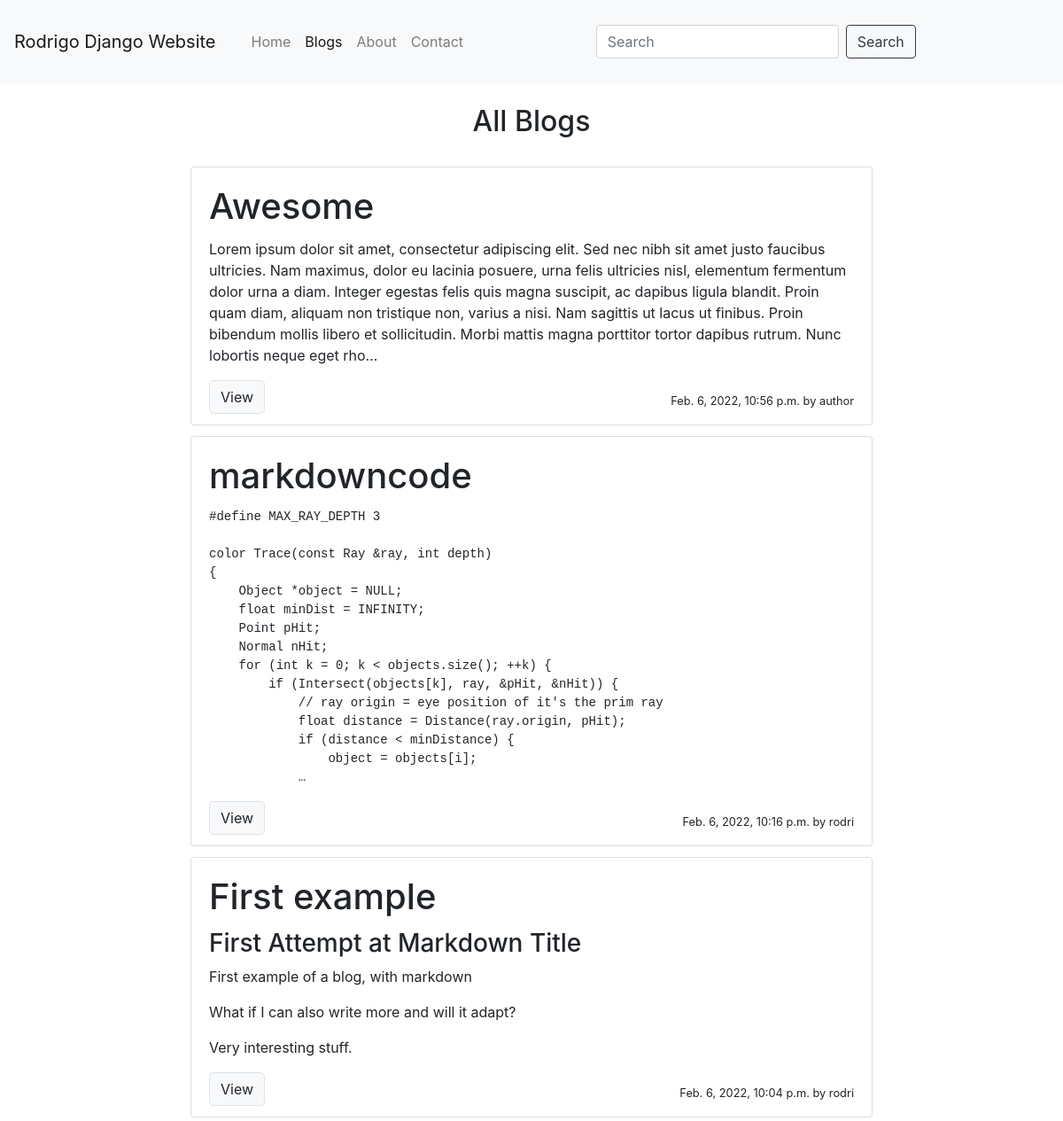
Screenshot of /blog/ with the database file from the repository.
### blog/models.py (models this page shows, shortened)
class BlogPost(models.Model):
    user = models.ForeignKey(User, null=True, default = 1 , on_delete=models.SET_NULL)
    title = models.CharField(max_length=120)
    slug = models.SlugField(unique=True)
    content = MarkdownxField(blank=True, null=True)
    publish_date = models.DateTimeField(null=True, blank=True)
    timestamp = models.DateTimeField(auto_now_add=True)
    updated = models.DateTimeField(auto_now=True)
    objects=BlogPostManager()
    class Meta:
        ordering=['-publish_date', 'updated', 'timestamp']
    def get_publish_date(self):
        if self.publish_date == None :
            return "Draft Post"
        else:
            return self.publish_date
    def is_published(self):
        return self.publish_date != None
    def get_absolute_url(self):
        return f'/blog/{self.slug}'
    @property
    def formatted_markdown(self):
        return markdownify(self.content)

### blog/views.py (the view)
# urls.py: path('', blogpost_list_view),
def blogpost_list_view(request):
    qs = BlogPost.objects.all().published() # custom queryset and manager for published blogs
    if request.user.is_authenticated:
        my_qs = BlogPost.objects.filter(user=request.user)
        qs = (qs | my_qs).distinct()
    title = "All Blogs"
    context = {'object_list': qs, "action":"blogs", "title":title}
    return render(request, template_list, context)

### blog/models.py (called while the page is built)
    def published(self):
        now = timezone.now()
        return self.filter(publish_date__lte=now)

    def get_queryset(self):
        return BlogPostQuerySet(self.model, using=self.db)

### markdownx/utils.py (called while the page is built)
def markdownify(content):
    md = markdown(
        text=content,
        extensions=MARKDOWNX_MARKDOWN_EXTENSIONS,
        extension_configs=MARKDOWNX_MARKDOWN_EXTENSION_CONFIGS
    )
    return md

### blog/templates/blog/list.html (shortened to what this page needs)
{% extends "base.html" %}
{% block title%}
    <div class="d-flex justify-content-center">
        <h2 class="m-4">{{title}}</h2>
    </div>
{%endblock%}
{% block content %}
   <div class="row">
      {% for obj in object_list %}
         {% include 'blog/blog_card.html' with blog=obj truncate=True detail=False%}
      {% endfor %}
   </div>
 {% endblock %}

### blog/templates/blog/blog_card.html (shortened to what this page needs)
<div class="col-12 col-md-8 mb-1 mt-2 mx-auto">
  <div class="card {% if not blog.is_published and not detail %} bg-dark text-light {% endif %}">
    <div class="card-body pb-2">
      <h1 class="card-title">{{blog.title}}</h3>
        <div>
          {% if truncate%}
            {{blog.formatted_markdown| truncatechars_html:500 | safe}}
          {% else%}
            {{blog.formatted_markdown | safe}}
          {% endif%}
          <div class="mt-3 mb-1">
            <h5 class="small mt-3 float-right">
              {{blog.get_publish_date}} by {{blog.user}}
            </h5>
            {% if not detail%}
              <button class="btn btn-light border rounded-lg" onclick="window.location.href='{{blog.get_absolute_url}}'">View</button>
            {% endif%}
          </div>
        </div>
    </div>
  </div>
</div>

### rows the page displays
BlogPost: title "Awesome", formatted_markdown "Lorem ipsum dolor sit amet, consectetur adipiscing elit. Sed nec nibh sit amet justo faucibus ultricies. Nam maximus, dolor eu lacinia posuere, urna felis ultricies nisl, elementum fermentum dolor urna a diam. Integer egestas felis quis magna suscipit, ac dapibus ligula blandit. Proin quam diam, aliquam non tristique non, varius a nisi. Nam sagittis ut lacus ut finibus. Proin bibendum mollis libero et sollicitudin. Morbi mattis magna porttitor tortor dapibus rutrum. Nunc lobortis neque eget rho…", get_publish_date "Feb. 6, 2022, 10:56 p.m.", user "author"
BlogPost: title "markdowncode", formatted_markdown "#define MAX_RAY_DEPTH 3 color Trace ( const Ray & ray , int depth ) { Object * object = NULL ; float minDist = INFINITY ; Point pHit ; Normal nHit ; for ( int k = 0 ; k < objects . size (); ++ k ) { if ( Intersect ( objects [ k ] , ray , & pHit , & nHit )) { // ray origin = eye position of it ' s the prim ray float distance = Distance ( ray . origin , pHit ); if ( distance < minDistance ) { object = objects [ i ] ; …", get_publish_date "Feb. 6, 2022, 10:16 p.m.", user "rodri"
BlogPost: title "First example", formatted_markdown "First Attempt at Markdown Title First example of a blog, with markdown What if I can also write more and will it adapt? Very interesting stuff.", get_publish_date "Feb. 6, 2022, 10:04 p.m.", user "rodri"

### other values shown
{{ title }} "All Blogs"
